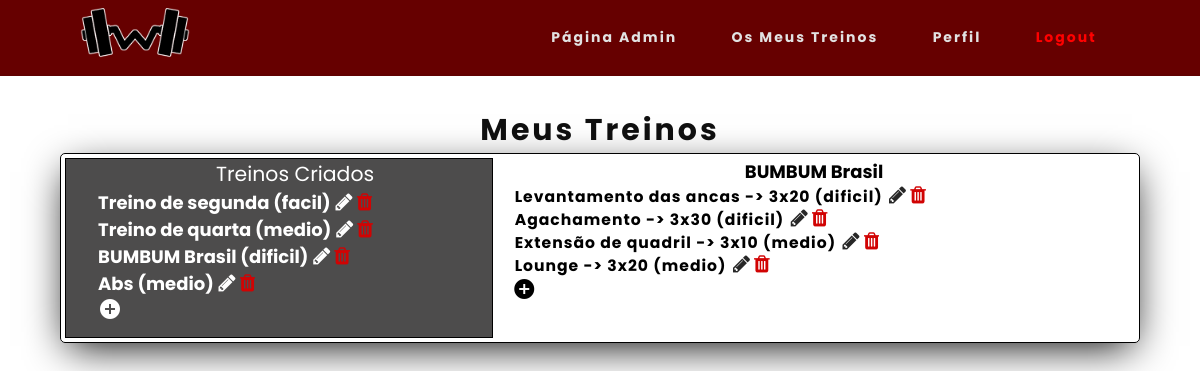
The page /meustreinos.php?id=42 (signed in) on the database its author committed.
### tables this page shows
CREATE TABLE `treinos` (
  `id` int(11) NOT NULL,
  `id_utilizador` int(11) NOT NULL,
  `titulo` varchar(50) NOT NULL,
  `descricao` text DEFAULT NULL,
  `dificuldade` text NOT NULL,
  `imagem` text DEFAULT NULL
);

CREATE TABLE `exercicios` (
  `id_exerc` int(11) NOT NULL,
  `id_treino` int(11) NOT NULL,
  `nome` varchar(255) NOT NULL,
  `series_rep` varchar(255) NOT NULL,
  `dificuldade` varchar(255) NOT NULL,
  `imagem` text DEFAULT NULL
);

### meustreinos.php (the view, shortened to what this page needs)
<?php
include "cabecalho.php";
?>
<body class="opa">
    <div class="contentMeusTreinos">
        <table>
            <thead>
                <h2>Meus Treinos</h2>
            </thead>
            <tr>
                <td>
                    <div class="meusTreinosLeft">
                        <p style="font-size: 1.7vw;text-align:center;color:white">Treinos Criados</p>
                        <?php
                        $db = mysqli_connect('localhost', 'root', '', 'workout');
                        $user = $_SESSION['username'];
                        $query = "SELECT id FROM utilizadores WHERE username='$user'";
                        $result = mysqli_query($db, $query);
                        $row = mysqli_fetch_row($result);
                        $id = $row[0];
                        $sql = "SELECT * FROM treinos WHERE id_utilizador=$id";
                        if ($result = $db->query($sql)) {
                            while ($row = $result->fetch_assoc()) {
                        ?>
                                <div class="nome_treino">
                                    <a href="meustreinos.php?id=<?php echo $row["id"] ?>">
                                        <form action="meustreinos.php" method="post">
                                            <div class="dormir"><b><?php echo $row["titulo"].' ('.$row["dificuldade"].')' ?></b>
                                    </a>
                                    <a href="editarTreino.php?id=<?php echo $row["id"] ?>" class="editarTreino"><i style="font-size: 20px;" class="fa fa-pencil" aria-hidden="true"></i></a>
                                    <button type="submit" name="apagarTreino" class="apagarButton"><i style="font-size: 20px;" class="fa fa-trash" aria-hidden="true" onClick="apagarex();"></i></button>
                                </div>
                    </div>
            <?php
                            }
                        }
            ?>
            <div>
                <p><a href="adicionarTreino.php"><i class="material-icons">add_circle</i></a></p>
            </div>
    <div class="meusTreinosRight">
        <?php
        if (isset($_REQUEST['id'])) {
            $id = $_REQUEST['id'];
            $sql = "SELECT * FROM exercicios WHERE id_treino=$id";
            $username = $_SESSION['username'];
            $query = "SELECT id FROM utilizadores WHERE username='$username'";
            $result = mysqli_query($db, $query);
            $row = mysqli_fetch_row($result);
            $id_user = $row[0];
            $query = "SELECT * FROM treinos WHERE id_utilizador='$id_user' AND id='$id'";
            $result4 = mysqli_query($db, $query);
            if (mysqli_num_rows($result4) == 1) {
                if ($result = $db->query($sql)) {
                    $query = "SELECT titulo FROM treinos WHERE id='$id'";
                    $result3 = mysqli_query($db, $query);
                    $row = mysqli_fetch_row($result3);
                    $titulo = $row[0];
                    $result2 = mysqli_query($db, $query);
                    if (mysqli_num_rows($result2) == 1) {
        ?>
                        <p class="titulo"> <?php echo $titulo ?></p>
                        <?php
                        while ($row = $result->fetch_assoc()) {
                        ?>
                            <div class="nome_exercicio">
                                <form action="meustreinos.php" method="post">
                                    <p><?php echo $row["nome"] ?> -> <?php echo $row["series_rep"].' ('.$row["dificuldade"].')' ?> </p>
                                    <a href="editarExercicio.php?id=<?php echo $row["id_exerc"] ?>" class="editarTreino"><i style="font-size: 20px;" class="fa fa-pencil" aria-hidden="true"></i></a>
                                    <button type="submit" name="apagarExercicio" class="apagarButton"><i style="font-size: 20px;" class="fa fa-trash" aria-hidden="true" onClick="apagarex();"></i></button>
                                </form>
                            </div>
                <?php
                        }
                    }
                }
            } else {
                ?>
                <p style="font-size: 1.5vw" class="treino_inacessivel"><b>Treino inacessível</b></p>
            <?php
            }
            ?>
            <p style="padding-left:3%;"><a href="adicionarExercicio.php?id=<?php echo $id ?>"><i class="material-icons">add_circle</i></a></p> <?php
            } else {
                ?>
                <p class="NoTreino">Selecione ou crie um treino</p>
                <?php
            }
        ?>
    </div>
</body>

### css/style.css (style rules this page uses)
* { margin: 0px; padding: 0px; box-sizing: border-box; list-style: none; text-decoration: none; }
h2 { font-family: "Poppins", sans-serif; letter-spacing: 3px; color: rgb(219, 217, 217); }
div p { font-family: "Poppins", sans-serif; color: rgb(92, 92, 92); }
.contentMeusTreinos { padding-top: 5%; }
@media screen and (max-width: 1400px) { .contentMeusTreinos { padding-top: 9%; } }
html, body { overflow-x: hidden; }
.material-icons { width: 40px; height: 40px; color: white; }
.meusTreinosRight .material-icons { width: 40px; height: auto; color: black; }
.meusTreinosLeft a { font-size: 1.5vw; text-decoration: none; font-family: "poppins"; color: white; }
.contentMeusTreinos { width: 90%; display: table; margin: auto; height: auto; }
.opa { overflow-x: visible; }
.meusTreinosLeft { border: 1px solid black; }
.nome_exercicio { padding-left: 3%; }
.contentMeusTreinos .meusTreinosLeft { width: 40%; padding-left: 3%; float: left; background-color: rgb(77, 76, 76); display: table-cell; height:100%; }
.contentMeusTreinos .meusTreinosRight { width: 60%; float: right; background-color: white; display: table-cell; }
.contentMeusTreinos h2 { color: rgb(15, 15, 15); font-weight: bold; text-align: center; margin: auto; font-size: 30px; font-family: "poppins"; }
.contentMeusTreinos table { padding-top: 2%; width: 100%; padding: 2px; box-shadow: 0px 11px 39px -8px rgba(0, 0, 0, 0.99); border: 1px solid black; border-radius: 5px; height: 100%; }
.contentMeusTreinos table td { height: auto; }
.nome_treino a { font-size: 1.5vw; }
.nome_treino { height: auto; display: block; }
.dormir { display: inline-block; }
.nome_exercicio { height: auto; display: block; }
.titulo { font-size: 1.5vw; color: black; font-family: "poppins"; font-weight: bold; text-align: center; }
.nome_exercicio p { font-family: "poppins"; font-weight: bold; color: black; padding: 0vw 0.2vw 0vw 0.2vw; font-size: 1.3vw; border-radius: 6px; letter-spacing: 1px; display: inline-block; }
.apagarButton { border: 0; color: rgb(209, 3, 3); background-color: Transparent; background-repeat: no-repeat; border: none; cursor: pointer; overflow: hidden; outline: none; }
.editarTreino { background-color: Transparent; background-repeat: no-repeat; border: none; cursor: pointer; overflow: hidden; outline: none; color: rgb(39, 39, 39); }

### rows shown on the page
treinos: titulo "Treino de segunda", dificuldade "facil"
treinos: titulo "Treino de quarta", dificuldade "medio"
treinos: titulo "BUMBUM Brasil", dificuldade "dificil"
treinos: titulo "Abs", dificuldade "medio"
exercicios: nome "Levantamento das ancas", series_rep "3x20", dificuldade "dificil"
exercicios: nome "Agachamento", series_rep "3x30", dificuldade "dificil"
exercicios: nome "Extensão de quadril", series_rep "3x10", dificuldade "medio"
exercicios: nome "Lounge", series_rep "3x20", dificuldade "medio"
